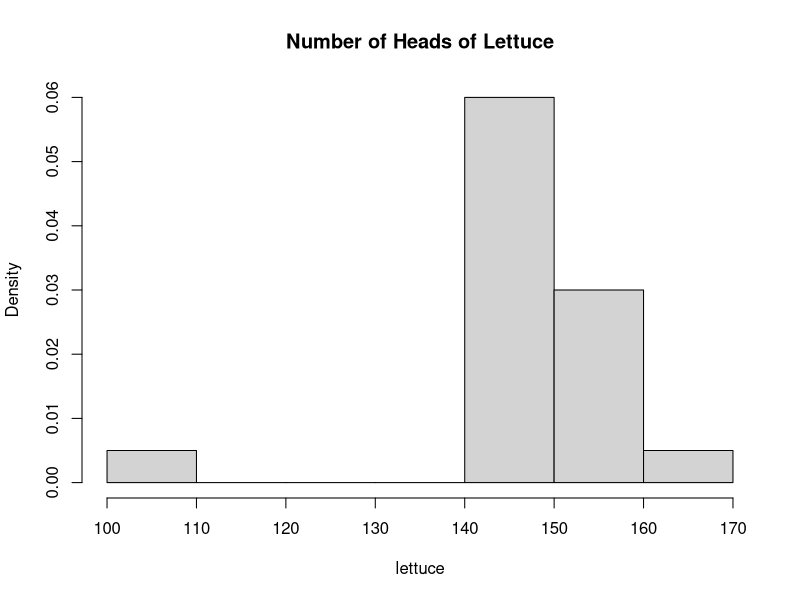
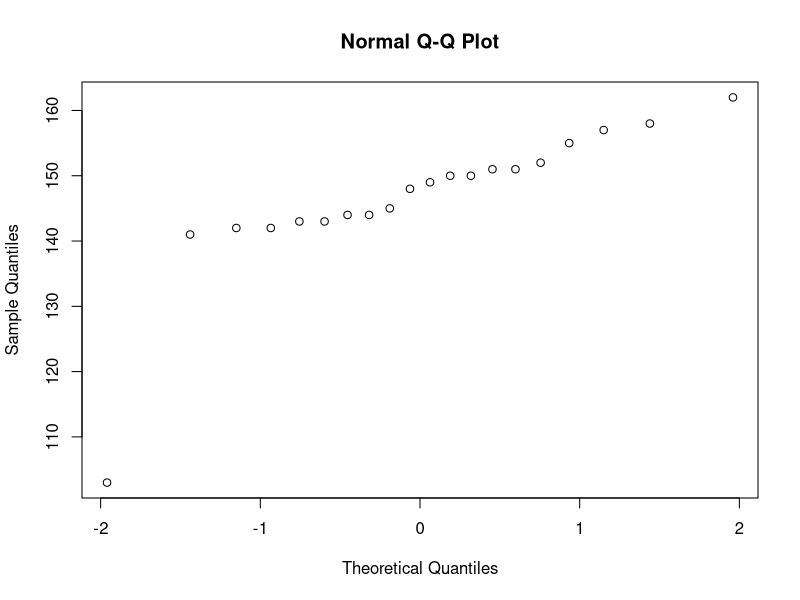
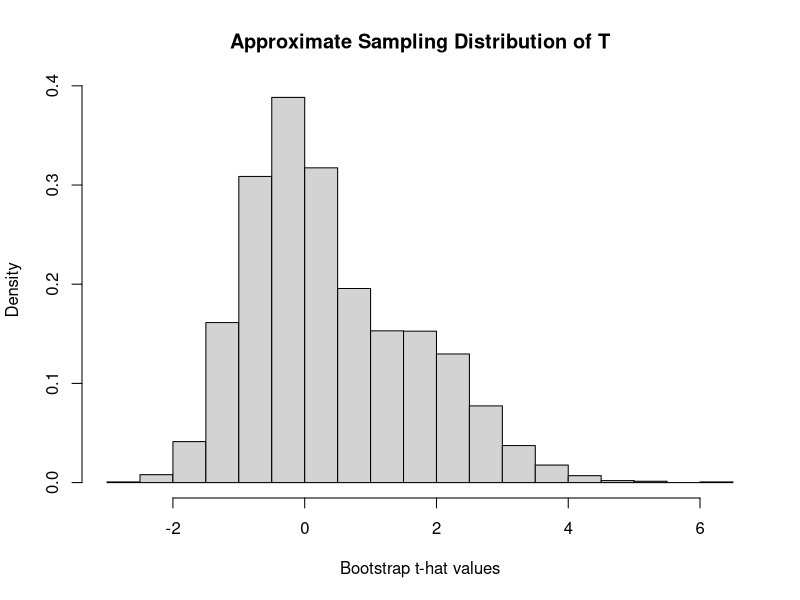

Reproduce these figures in R, in order.
# 1) a
# Ho: mu = 2000
# Ha: mu > 2000

# b
# One sample t-hypothesis test at 5% level
# Assumptions: normal distribution, independent observation
# mean = 2001.98
# SD = 11.281
# tobs = xbar - mu / S / sqrt(n)
(2001.98 - 2000) / (11.281 / sqrt(75)) # = 1.520016
# P(t74 > 1.520016) = 0.066386
# 1.52 in t table, 0.05 < pvalue < 0.1
# Fail to reject because pvalue is greater than alpha

# c
# if tobs is 1.52, then pvalue in Z test is P(Z > 1.52) = 0.0643
# Very close to t test because n is large



# 2) a
# Data is not normal and n is smaller than 30 so either bootstrap or sign test should be used

# b i
# Assumptions: independent observation

# b ii
# Ho: mu = 145 Ha: mu > 145
lettuce<-c(145, 142, 144, 141, 142, 155, 143, 157, 152, 143, 103, 151, 150, 148, 150, 162, 149, 158, 144, 151)
hist(lettuce, freq=FALSE, main="Number of Heads of Lettuce")
qqnorm(lettuce)
mean(lettuce); sd(lettuce)

#Bootstrapping Function:
  # (The bootstrap() function, below, is the same as the one we used for the bootstrap CI)
  # Create a new function, bootstrap(x, n.boot), having two inputs:
  #   - x is a data vector
  #   - n.boot is the desired number of resamples from x
  # It returns a vector of n.boot t-hat values.
  bootstrap = function(x, n.boot) {
    n = length(x)
    x.bar <- mean(x)
    t.hat <- numeric(n.boot) # create vector of length n.boot zeros
    for(i in 1:n.boot) {
      x.star <- sample(x, size=n, replace=TRUE)
      x.bar.star <- mean(x.star)
      s.star <- sd(x.star)
      t.hat[i] <- (x.bar.star - x.bar) / (s.star / sqrt(n))
    }
    return(t.hat)
  }

# b iii
#Find T_obs
n=length(lettuce)
x.bar=mean(lettuce)
s=sd(lettuce)
mu.0=145
(t.obs=(x.bar-mu.0)/(s/sqrt(n)))

#Use bootstrap function to get an approximate sampling
# distribution of T for the smoke data.
B=6000
set.seed(1)
lettuce.boot<-bootstrap(lettuce, B)

# Plot the approximate sampling distribution.
hist(lettuce.boot, freq=FALSE, xlab = "Bootstrap t-hat values",main = "Approximate Sampling Distribution of T")

summary(lettuce.boot > t.obs)   #2173 above, 3827 below

# b iv
# sum() counts the TRUE values by first converting TRUE / FALSE values to 1 / 0.
m.below = sum(lettuce.boot < t.obs) # This "<" depends on H_A.
m.above = sum(lettuce.boot > t.obs) # This ">" depends on H_A.
p.value = m.above / B
print(p.value)

# b v
# p value is larger than alpha we fail to reject null

# c
# P(T19 > 0.5668403) = 0.2887292
# pvalue > 0.25 in t table (goes to far to the left so > 0.25)
# fail to reject because greater than 0.05

# d
# P(B >= b)
# B~Bin(n,0.5)
# n = 19 because one lettuce = 145 exactly
# 11 are greater than 145
# pvalue = P(B >= 11)
1 - pbinom(10, 19, 0.5) # pvalue = 0.3238
binom.test(11, 19, alternative = "greater") # p-value = 0.3238
# Fail to reject because pvalue is greater than 0.05


# 3 a
# Ho: pi = 0.60
# Ha: pi =/= 0.60
# pi^ = 86 / 125 = 0.688 

# Check conditions: 
# n * pi > 5
# 125 * 0.60 > 5

# n * (1 - pi) > 5
# 125 * (0.40) > 5

# Z = (0.688 - 0.60) / sqrt(0.60 * (1 - 0.60) / 125) = 2.008316
# 2 * P(Z > 2.0083126) = 2 * 0.02230486 = 0.0445
# Evidence suggests pass rate may be different from 60% because pvalue is less than 0.05

# b
# p +- Z 0.25 * sqrt(p * (1 - p) / n) 
# = 0.688 +- 1.96 * sqrt(0.688 * (1 - 0.688) / 125)
# = 0.688 +- 1.96







